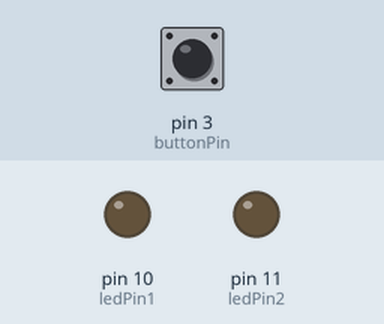
Recording of a sketch running on a simulated Arduino Uno, built with avr-gcc and run on an emulated ATmega328P. Shown: output pins drawn as LEDs (lit = HIGH). The inputs (shaded band) are chosen by the test bench; at power-on: pin 3 (buttonPin) LOW.

Above: at 1.2 s.
1.3 s: pin 3 (buttonPin) pulled HIGH for 1 s
At 1.78 s:
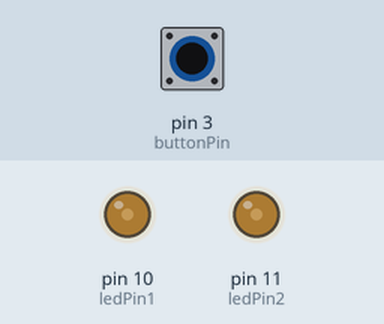
At 2.27 s:
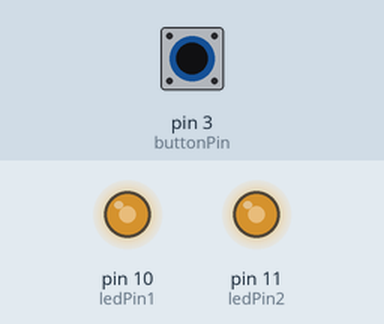
3.8 s: pin 3 (buttonPin) pulled HIGH for 3.2 s
At 4.25 s:
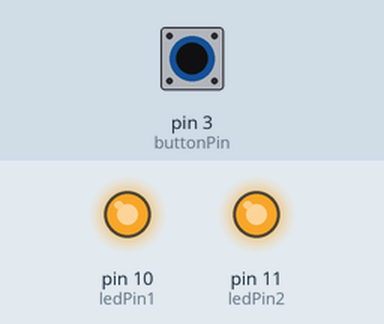
Timing chart, 0 to 8.5 s (numbered marks = the images above; inputs shaded):
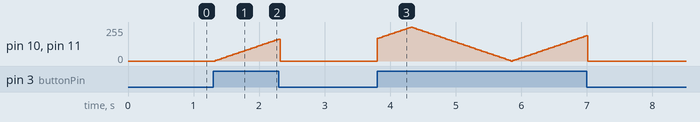

Measured:
- after the input at 1.3 s, pin 10 (ledPin1), pin 11 (ledPin2): rises from 0/255 to 165/255 in 0.96 s, then falls to 0/255 in 0.03 s

The sketch:

button_2_LEDS_oct06a.ino
```cpp
//--------------------------------------------------------------
//Define Variables
//constant values
  //outputs
  const int ledPin1 = 10; //arduino pin for LED1
  const int ledPin2 = 11; //arduino pin for LED2
  //inputs
  const int buttonPin = 3; //arduino pin for button input

//changing variables
  int brightness = 0;    // how bright the LED is
  int fadeAmount = 5;    // how many points to fade the LED by
//--------------------------------------------------------------

void setup() {
  // put your setup code here, to run once:
  pinMode(ledPin1,OUTPUT);
  pinMode(ledPin2,OUTPUT);
  pinMode(buttonPin,INPUT);
}

void loop() {
  // put your main code here, to run repeatedly:
  if (digitalRead(buttonPin)==HIGH){
    //digitalWrite(ledPin1,HIGH);
    //digitalWrite(ledPin2,HIGH);
    // set the brightness of pin 9:
      analogWrite(ledPin1, brightness);
      analogWrite(ledPin2, brightness);
    // change the brightness for next time through the loop:
      brightness = brightness + fadeAmount;
    // reverse the direction of the fading at the ends of the fade:
    if (brightness == 0 || brightness == 255) {
      fadeAmount = -fadeAmount ;
    }
    // wait for 30 milliseconds to see the dimming effect
    delay(30);
  }else{
    digitalWrite(ledPin1,LOW);
    digitalWrite(ledPin2,LOW);
  }
}
```
